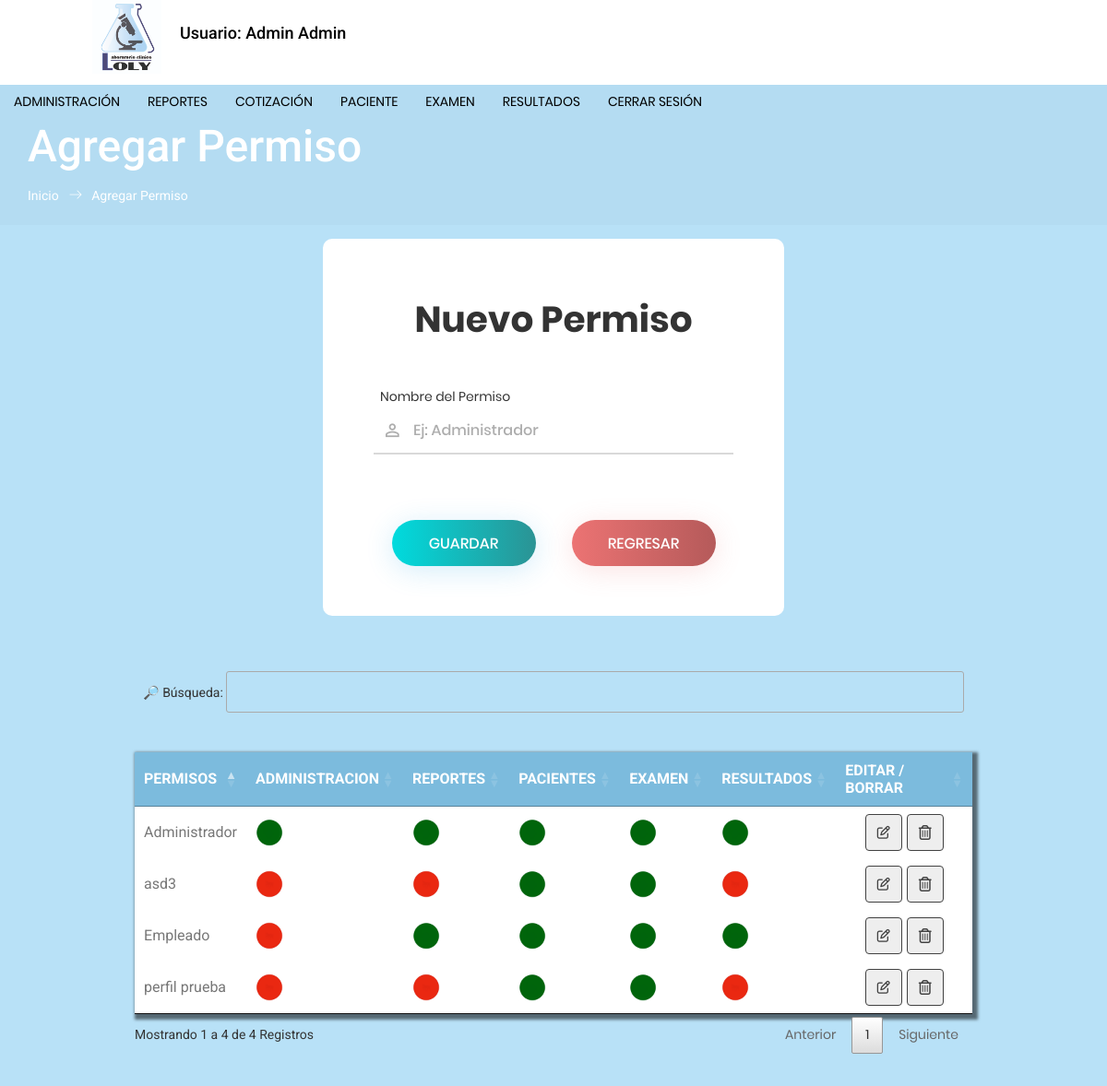
Page /forms/ingresar_permiso.php (signed in) on the committed database.
### tables this page shows
CREATE TABLE `perfil` (
  `id_perfil` int(11) NOT NULL AUTO_INCREMENT,
  `nombre_perfil` varchar(250) NOT NULL,
  PRIMARY KEY (`id_perfil`)
);

### forms/ingresar_permiso.php (the view, shortened to what this page needs)
<?php include("cabecera.php"); ?>
<?php include("menu2.php"); ?>
<?php  if ($perfil == 1){ ?>
  <section class="banner_area">
    <div class="banner_inner d-flex align-items-center">
      <div class="container">
        <div class="banner_content text-left">
          <h2>Agregar Permiso</h2>
          <div class="page_link">
            <a href="inicio.php">Inicio</a>
            <a href="ingresar_permiso.php">Agregar Permiso</a>
          </div>
        </div>
      </div>
    </div>
  </section>
  <div class="container-login100" style="background: #B8E1F7;">
      <div class="wrap-login100 p-l-55 p-r-55 p-t-65 p-b-54 m-b-50">
        <form class="login100-form validate-form" method="post" action="app/guardarPerfil.php" name="formix" id="formix" onsubmit=" return fun_insertar()">
          <span class="login100-form-title p-b-49">
            Nuevo Permiso
          </span>
          <div class="wrap-input100 validate-input m-b-23" data-validate = "Nombre es requerido">
            <span class="label-input100">Nombre del Permiso</span>
            <input class="input100" type="text" name="perfil" id="perfil" onkeypress="return soloLetras(event)" placeholder="Ej: Administrador" required>
            <span class="focus-input100" data-symbol="&#xf206;"></span>
          </div>
          <br><br>
          <div class="container-login100-form-btn">
            <div class="wrap-login40-form-btn-aceptar">
              <div class="login100-form-bgbtn-aceptar"></div>
              <input class="login100-form-btn-aceptar" type="button" value="Guardar" onclick="pregunta()">
            </div>
            <div class="wrap-login40-form-btn-cancelar">
              <div class="login100-form-bgbtn-cancelar"></div>
              <a href="inicio.php" class="txt2">
              <button type="button" name="botones" id="botones" class="login100-form-btn-cancelar">
                Regresar
              </button>
              </a>
            </div>
          </div>
        </form>
      </div>
      <div class="table-responsive">
              <div class="cont_tabla">
                <table class="tabla" >
                    <thead>
                      <tr>
                        <th>PERMISOS</th>
                        <th>ADMINISTRACION</th>
                        <th>REPORTES</th>
                        <th>PACIENTES</th>
                        <th>EXAMEN</th>
                        <th>RESULTADOS</th>
                        <th>EDITAR / BORRAR</th>
                      </tr>
                    </thead>
                    <tr>
                    <?php
                      $consulta=mysqli_query($con,"SELECT * from perfil");
                      while($row=mysqli_fetch_array($consulta)){ $asd=$row['id_perfil']; $imagen="verde.png"; $imagen2="rojo.png";
                    ?>
                      <td><?php echo $row['nombre_perfil'] ?> </td>
                      <td> <img src="images/<?php if($asd==1){ echo $imagen; }else{ echo $imagen2; } ?>" alt=""></td>
                      <td> <img src="images/<?php if($asd==1 || $asd==2){ echo $imagen; }else{ echo $imagen2; } ?>" alt="holi"></td>
                      <td> <img src="images/<?php if($asd>0){ echo $imagen; }else{ echo $imagen2; } ?>" alt="holi"> </td>
                      <td> <img src="images/<?php if($asd>0){ echo $imagen; }else{ echo $imagen2; } ?>" alt="holi"> </td>
                      <td> <img src="images/<?php if($asd==1 || $asd==2){ echo $imagen; }else{ echo $imagen2; } ?>" alt="holi"> </td>
                      <td>
                          <div class="cont_tbn_tb">
                            <a href="editar_permiso.php?idp=<?php echo $row['id_perfil']; ?>">
                              <button type="button" title="Modificar" class="modificar" name="button"><i class="far fa-edit"> </i></button>
                            </a>
                            <button type="button" class="eliminar m-l-5" title="Eliminar" id="<?php echo $row['id_perfil'] ?>" name="button"><i class="far fa-trash-alt" id="<?php echo $row['id_perfil'] ?>"> </i></button>
                          </div>
                      </td>
                    </tr>
                    <?php } ?>
                </table>
              </div>
          </div>
    </div>
</body>
</html>
<?php  } else {
  header("Location:inicio.php");
} ?>

### css/responsive-tables.css (style rules this page uses)
table th { font-weight: bold; }
table td, table th { padding: 9px 10px; text-align: left; }

### forms/ingresar_permiso.php (style rules this page uses)
.cont_tabla .tabla img { width: 30px; height: 30px; }

### rows in the picture
perfil: nombre_perfil "Administrador", shows a picture
perfil: nombre_perfil "Empleado"
perfil: nombre_perfil "asd3"
perfil: nombre_perfil "perfil prueba"

### other values in the picture
$nombre "Admin Admin"
